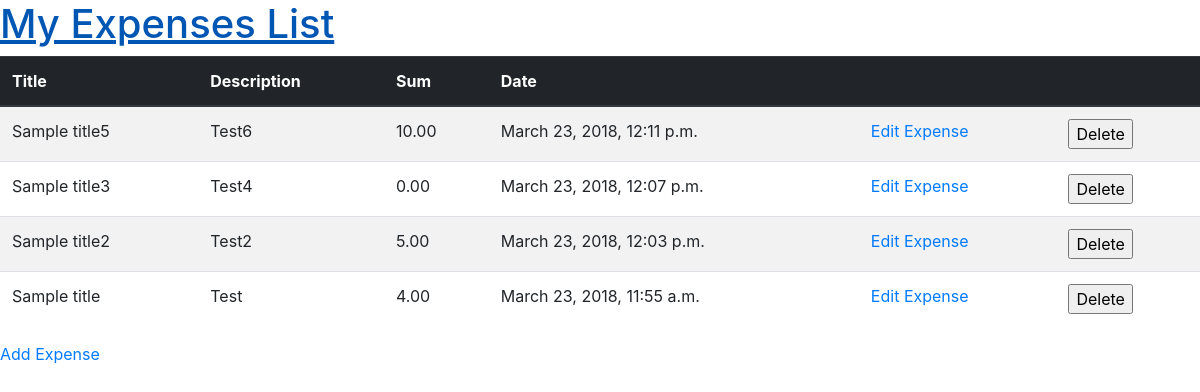
Before: / with the older database file.
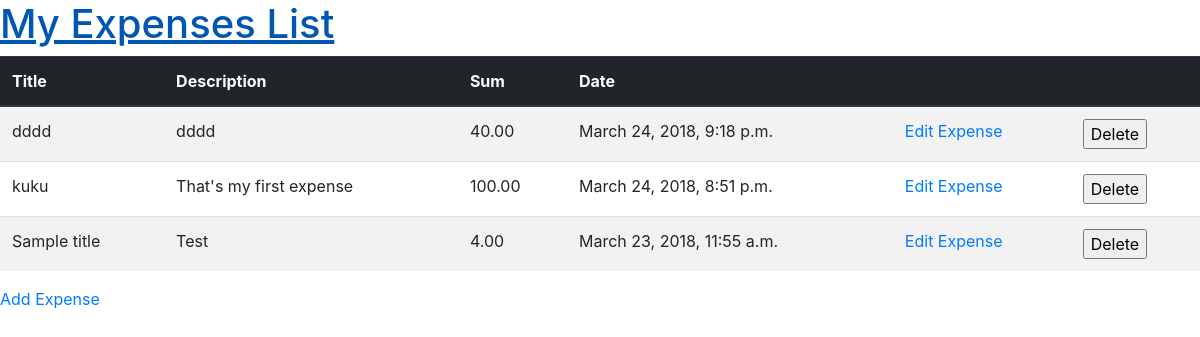
After: the same page with the newer database file.
### MyExpenses/models.py (models this page shows, shortened)
class Expense(models.Model):
    title = models.CharField(max_length=200, blank=False)
    description = models.TextField()
    date = models.DateTimeField(
            default=timezone.now)
    sum = models.DecimalField(max_digits=10, decimal_places=2, blank=False)

### MyExpenses/views.py (the view)
# urls.py: url(r'^$', views.expense_list, name='expense_list'),
def expense_list(request):
    expenses = Expense.objects.order_by('-date')
    return render(request, 'MyExpenses/expense_list.html', {'expenses': expenses})

### MyExpenses/templates/MyExpenses/expense_list.html (shortened to what this page needs)
<!DOCTYPE html>
{% load staticfiles %}
<html lang="en">
<head>
    <link rel="stylesheet" href="https://maxcdn.bootstrapcdn.com/bootstrap/4.0.0/css/bootstrap.min.css">    <link rel="stylesheet" href="{% static 'css/myexpenses.css' %}">
</head>
<body>
<div>
    <h1><a href="/">My Expenses List</a></h1>
</div>
<table class="table table-striped">
<thead class="thead-dark">
    <th scope="col">Title</th>
    <th scope="col">Description</th>
    <th scope="col">Sum</th>
    <th scope="col">Date</th>
<th></th>
<th></th>
</thead>
<tbody>
    {% for expense in expenses %}
        <tr>
            <td>{{ expense.title }}</td>
            <td>{{ expense.description }}</td>
            <td>{{ expense.sum }}</td>
            <td>{{ expense.date }}</td>
            <td>
                <a href="{% url 'expense_edit' pk=expense.pk %}">Edit Expense</a>
            </td>
            <td>
                <form action="{% url 'expense_delete' expense.id %}" method="post">
                    <input type="submit" value="Delete" />
                </form>
            </td>
        </tr>
    {% endfor %}
</tbody>
</table>
<div>
<a href="{% url 'expense_new' %}" class="top-menu">Add Expense</a>
</div>
</body>
</html>

Changed rows visible on the page:
removed Expense: title "Sample title5", description "Test6", sum "10.00", date "March 23, 2018, 12:11 p.m."
removed Expense: title "Sample title3", description "Test4", sum "0.00", date "March 23, 2018, 12:07 p.m."
removed Expense: title "Sample title2", description "Test2", sum "5.00", date "March 23, 2018, 12:03 p.m."
added Expense: title "dddd", description "dddd", sum "40.00", date "March 24, 2018, 9:18 p.m."
added Expense: title "kuku", description "That's my first expense", sum "100.00", date "March 24, 2018, 8:51 p.m."
